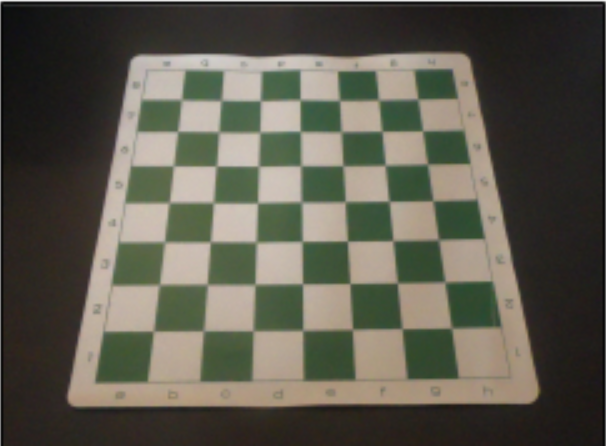
#> input picture chess2.png, 1211 x 892 px (shown at 1/2 size)
$ python chessscan.py
#> lines starting #> are read from the running program, lines starting #| are printed output that depends on the picture
import chess
import statistics
import cv2
import time
import numpy as np
import scipy.spatial as spatial
import scipy.cluster as cluster
from collections import defaultdict
from statistics import mean
import math
import funcs
import board

image = cv2.imread('chess2.png')
#> image is the input picture: shape (892, 1211, 3); mean B, G, R 77.7, 89.7, 92
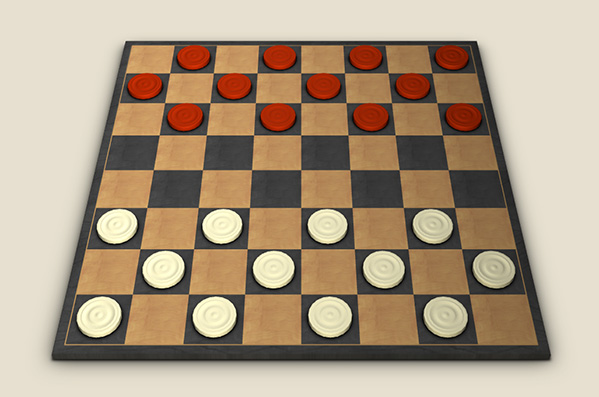
#> input picture checkers.png, 599 x 397 px, given in place of the camera
#> further down, frame is the input picture: shape (397, 599, 3); mean B, G, R 132.1, 155.1, 173.7

default_board =[['R','N','B','Q','K','B','N','R'],
                ['P','P','P','P','P','P','P','P'],
                [' ',' ',' ',' ',' ',' ',' ',' '],
                [' ',' ',' ',' ',' ',' ',' ',' '],
                [' ',' ',' ',' ',' ',' ',' ',' '],
                [' ',' ',' ',' ',' ',' ',' ',' '],
                ['p','p','p','p','p','p','p','p'],
                ['r','n','b','q','k','b','n','r']]

# [78 lines left out: functions set_position, proper_board, piece_moved, valid_move, initialize_board, list_board and 2 more, not called in this run]

def initial_frame_analysis(img):
    new_img = img.copy()
    gray = cv2.cvtColor(img, cv2.COLOR_BGR2GRAY)
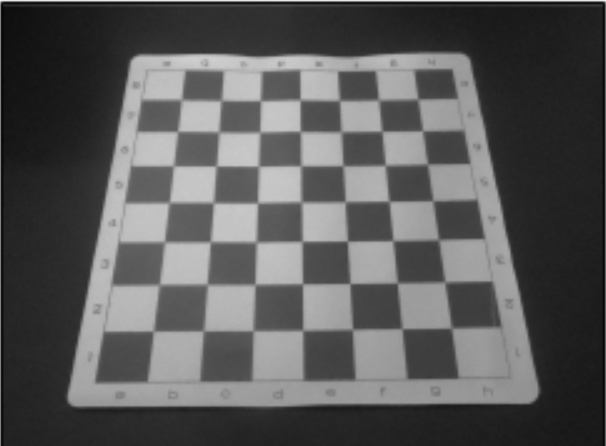
#> gray: shape (892, 1211) (shown at 1/2 size); min 0, max 255, mean 89
    gray_blur = cv2.blur(gray, (5, 5))

    # Canny Edge detection
    sigma=100000
    v = np.median(img)
#> v = 60
    lower = int(max(0, (1.0 - sigma) * v))
#> lower = 0
    upper = int(min(255, (1.0 + sigma) * v))
#> upper = 255
    print(lower,upper)
#| 0 255
    edges = cv2.Canny(img, 0, 900)
#> edges: shape (892, 1211); every value is 0
    cv2.imshow('win0', edges)
    cv2.waitKey(0)
    cv2.destroyAllWindows()

    # Hough line detection
    min_line_length=0
    max_line_gap=3.14
    lines = cv2.HoughLines(edges, 1, np.pi / 180, 120, min_line_length, max_line_gap)
#> lines = None

#> (the run stopped early here; a loop or call above may not have finished)
